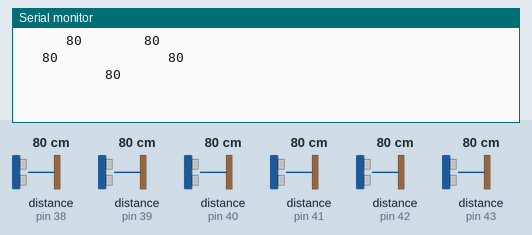
Recording of a sketch running on a simulated Arduino Mega 2560, built with avr-gcc and run on an emulated ATmega2560. Parts: the last lines printed to the serial monitor. Wiring (inferred from the names in the program): 6 × ultrasonic range finder: trigger pin 38, echo pin 38 / trigger pin 39, echo pin 39 / trigger pin 40, echo pin 40 / trigger pin 41, echo pin 41 / trigger pin 42, echo pin 42 / trigger pin 43, echo pin 43. Inputs (shaded band) come from the test bench; at power-on: distance to the obstacle (sensors on pin 38, pin 39, pin 40, pin 41, pin 42, pin 43) 80 cm. The echo pulse lasts 58.3 µs per cm.

Above: at 2.2 s.
2.3 s: distance to the obstacle (sensor on pin 38) set to 120 cm
At 3.17 s:
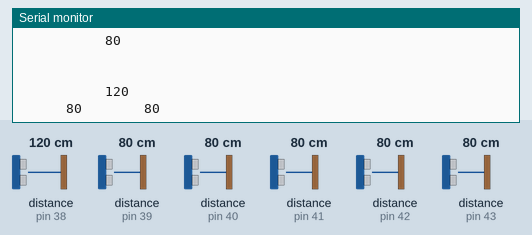
7.3 s: distance to the obstacle (sensor on pin 39) set to 2 cm
At 7.69 s:
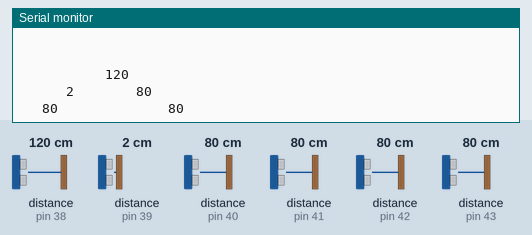
9.3 s: distance to the obstacle (sensor on pin 40) set to 2 cm
At 10.59 s:
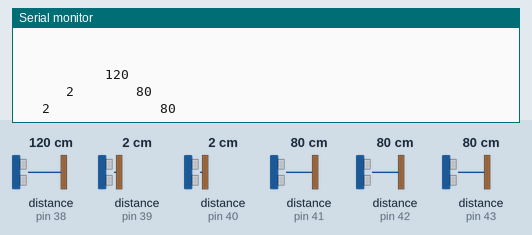
11.3 s: distance to the obstacle (sensor on pin 41) set to 120 cm
At 12.9 s:
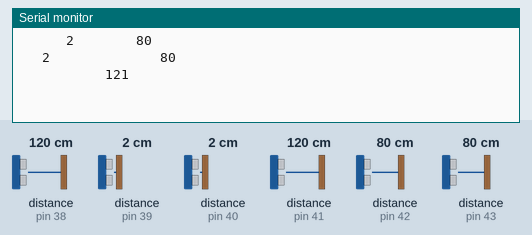
16.3 s: distance to the obstacle (sensor on pin 42) set to 2 cm
At 18.2 s:
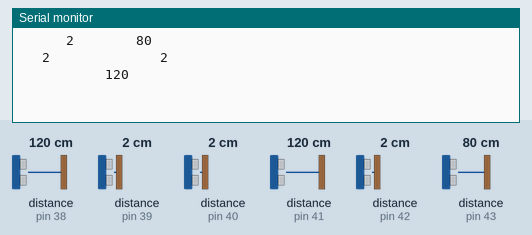
18.3 s: distance to the obstacle (sensor on pin 43) set to 2 cm
At 19.28 s:
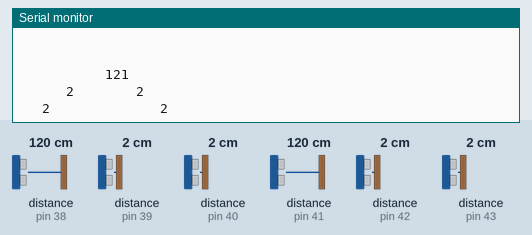
Timing chart, 0 to 21.3 s (numbered marks = the images above; inputs shaded):
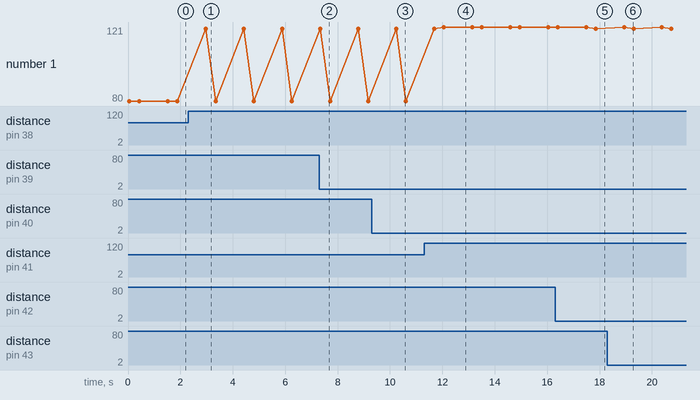

Measured:
- after the input at 2.3 s, the serial monitor: prints a new line after 0.67 s (image 1)
- after the input at 7.3 s, the serial monitor: prints a new line after 0.11 s (image 2)
- after the input at 9.3 s, the serial monitor: prints a new line after 1.2 s (image 3)
- after the input at 11.3 s, the serial monitor: prints a new line after 0.76 s (image 4)
- after the input at 16.3 s, the serial monitor: prints a new line after 1.4 s (image 5)
- after the input at 18.3 s, the serial monitor: prints a new line after 0.71 s (image 6)
- plotted number 1: 80 → 121 after the input at 11.3 s, 121 → 120 after the input at 16.3 s

The sketch:

ClassSonar.ino
```cpp
//             Class Sonar
//             30 November 2021

//   Program Pings an Ultrasonic Sensor and returns a distance in cm
//  Arduino pin assignments
int FrontSonar_pin    = 38;
int Left45Sonar_pin   = 39;
int LeftSonar_pin     = 40;
int RearSonar_pin     = 41;
int RightSonar_pin    = 42;
int Right45Sonar_pin  = 43;

float FrontRange;
float Left45Range;
float LeftRange;
float RearRange;
float RightRange;
float Right45Range;

void setup()  {
  Serial.begin(9600);
  pinMode(FrontSonar_pin, OUTPUT);
  pinMode(Left45Sonar_pin, OUTPUT);
  pinMode(LeftSonar_pin, OUTPUT);
  pinMode(RearSonar_pin, OUTPUT);
  pinMode(RightSonar_pin, OUTPUT);
  pinMode(Right45Sonar_pin, OUTPUT);

  Serial.println("       Sonar Ranges (cm)  ");
  Serial.println(" ");
}

void loop() {
  FrontRange = SonarRange(FrontSonar_pin);
  Serial.print("           ");
  Serial.println(FrontRange,0);
  delay(20);

// Comment/uncomment the lines below to ping and print ranges for all the sonar sensors

  Left45Range = SonarRange(Left45Sonar_pin);
  Serial.print("      ");
  Serial.print(Left45Range,0);
  delay(20);

  Right45Range = SonarRange(Right45Sonar_pin);
  Serial.print("        ");
  Serial.println(Right45Range,0);
  delay(20);

 LeftRange = SonarRange(LeftSonar_pin);
  Serial.print("   ");
  Serial.print(LeftRange,0);
  delay(20);

  RightRange = SonarRange(RightSonar_pin);
  Serial.print("              ");
  Serial.println(RightRange,0);
  delay(20);

  RearRange = SonarRange(RearSonar_pin);
  Serial.print("           ");
  Serial.println(RearRange,0);
  delay(20);

  Serial.println(" ");
  Serial.println(" ");

  delay(1000);                        //just to slow down serial monitor scrolling
}

//
float SonarRange(int sonar_pin) {
float echo;
float range;
  pulseOut(sonar_pin);                      //sends out a ultrasonic pulse
  pinMode(sonar_pin, INPUT);
  echo = pulseIn (sonar_pin, HIGH);         //times the return pulse
  range = echo/58.0;                       //converts round trip pulse time to distance
  delay(50);
  return range;
}

//pings the ultrasonic sensor
void pulseOut(int pin) {
  pinMode(pin, OUTPUT);
  digitalWrite(pin, HIGH);
  delayMicroseconds(15);
  digitalWrite(pin, LOW);
}
```
